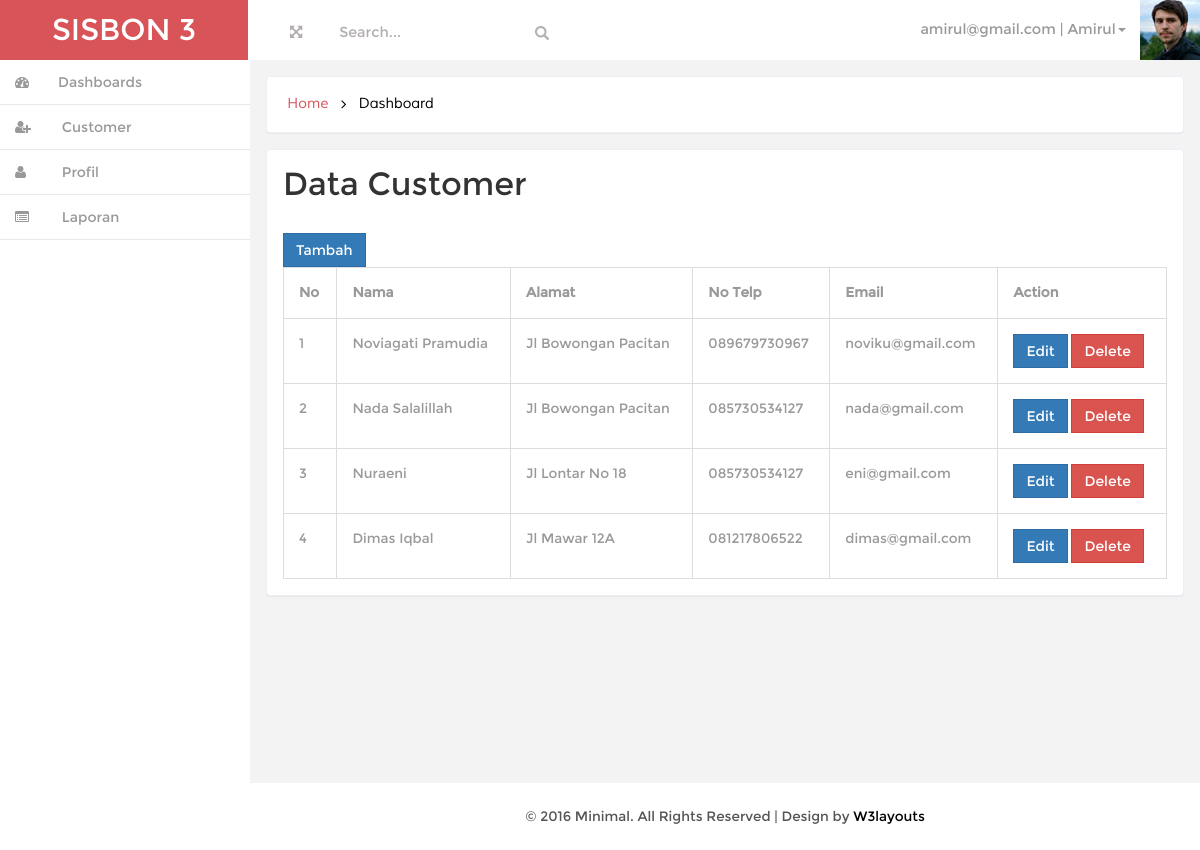
Screenshot of /index.php?page=customer (signed in) with the database file from the repository.
### tables this page shows
CREATE TABLE IF NOT EXISTS `tbpegawai` (
  `id_pegawai` int(11) NOT NULL AUTO_INCREMENT,
  `nama` varchar(100) NOT NULL,
  `tgl_lahir` date NOT NULL,
  `no_telp` varchar(20) NOT NULL,
  `alamat` text NOT NULL,
  `tgl_masuk` date NOT NULL,
  `email` varchar(50) NOT NULL,
  `password` varchar(50) NOT NULL,
  PRIMARY KEY (`id_pegawai`)
);

CREATE TABLE IF NOT EXISTS `tbcustomer` (
  `id_customer` int(11) NOT NULL AUTO_INCREMENT,
  `id_pegawai` int(11) NOT NULL,
  `nama` varchar(100) NOT NULL,
  `no_telp` varchar(20) NOT NULL,
  `alamat` text NOT NULL,
  `email` varchar(50) NOT NULL,
  `password` varchar(50) NOT NULL,
  `tgl_input` date NOT NULL,
  `bulan` varchar(20) NOT NULL,
  `tahun` varchar(5) NOT NULL,
  PRIMARY KEY (`id_customer`)
);

### class/User.php (called while the page is built, shortened)
<?php
class User
{
    private $pegawai;
    public function __construct(){
        $admin = new Admin();
        $pegawai = new Pegawai();
        $this->pegawai = $pegawai;
        $customer = new Customer();
        if(isset($_SESSION['user_session']))
        {
            if($_SESSION['user_level']=='admin')
            {
                $this->getIdentitasAdmin();
            }
            elseif($_SESSION['user_level']=='pegawai')
            {
                $this->getIdentitasPegawai();
            }
            else
            {
                $this->getIdentitasCustomer();
            }
        }
    }
    public function getIdentitasPegawai()
    {
        $d = $this->pegawai->getById($_SESSION['user_session']);
        $this->nama_user = $d['nama'];
        $this->email_user = $d['email'];
    }
}

### class/Pegawai.php (called while the page is built, shortened)
<?php
class Pegawai implements BaseData
{
    private $conn;
    public function __construct()
    {
        $database = new Koneksi();
        $db = $database->dbKoneksi();
        $this->conn = $db;
    }
    public function getById($id)
    {
       try
       {
           $stmt = $this->conn->prepare("SELECT * FROM tbpegawai WHERE id_pegawai=$id");
           $stmt->execute();
           $rowPegawai = $stmt->fetch(PDO::FETCH_ASSOC);
           return $rowPegawai;
       }
       catch(PDOException $e)
       {
           echo $e->getMessage();
       }
    }
}

### session.php (called while the page is built, shortened)
<?php
$user = new User();

### class/Customer.php (called while the page is built, shortened)
<?php
class Customer implements BaseData
{
    private $conn;
    public function __construct()
    {
        $database = new Koneksi();
        $db = $database->dbKoneksi();
        $this->conn = $db;
    }
    public function getAllByIdPegawai($id)
    {
        try
        {
            $stmt = $this->conn->prepare("SELECT * FROM tbcustomer WHERE id_pegawai=$id");
            $stmt->execute();
            $rowCustomer = $stmt->fetchAll(PDO::FETCH_ASSOC);
            return $rowCustomer;
        }
        catch(PDOException $e)
        {
            echo $e->getMessage();
        }
    }
}

### page/customer.php (the view, shortened to what this page needs)
<?php
$model = new Customer();
?>
<h3 class="head-top">Data Customer</h3>
<a href="?page=customer_edit" class="btn btn-primary"> Tambah</a>
<table class="table table-bordered table-responsive">
    <tr>
        <th>No</th>
        <th>Nama</th>
        <th>Alamat</th>
        <th>No Telp</th>
        <th>Email</th>
        <th>Action</th>
    </tr>
    <?php
    $no=1;
    foreach($model->getAllByIdPegawai($_SESSION['user_session']) as $data){
        ?>
        <tr>
            <td><?=$no++?></td>
            <td><?=$data['nama']?></td>
            <td><?=$data['alamat']?></td>
            <td><?=$data['no_telp']?></td>
            <td><?=$data['email']?></td>
            <td>
                <a href="?page=customer_edit&id=<?=$data['id_customer']?>" class="btn btn-primary">Edit</a>
                <button id="<?=$data['id_customer']?>" class="btn btn-danger btn-del">Delete</button>
            </td>
        </tr>
    <?php } ?>
</table>

### index.php (shortened to what this page needs)
<?php
require_once("session.php");
?>
<!DOCTYPE HTML>
<html>
<head>
<link href="css/bootstrap.min.css" rel='stylesheet' type='text/css' />
<link href="css/style.css" rel='stylesheet' type='text/css' />
<link href="css/font-awesome.css" rel="stylesheet">
<link href="css/custom.css" rel="stylesheet">
</head>
<body>
<div id="wrapper">
        <nav class="navbar-default navbar-static-top" role="navigation">
             <div class="navbar-header">
               <h1> <a class="navbar-brand" href="index.php">SISBON <?=SISBON_LEVEL_USER_CUSTOMER?></a></h1>
			   </div>
			 <div class=" border-bottom">
        	<div class="full-left">
        	  <section class="full-top">
				<button id="toggle"><i class="fa fa-arrows-alt"></i></button>
			</section>
			<form class=" navbar-left-right">
              <input type="text"  value="Search..." onfocus="this.value = '';" onblur="if (this.value == '') {this.value = 'Search...';}">
              <input type="submit" value="" class="fa fa-search">
            </form>
            <div class="clearfix"> </div>
           </div>
		    <div class="drop-men" >
		        <ul class=" nav_1">
					<li class="dropdown">
		              <a href="#" class="dropdown-toggle dropdown-at" data-toggle="dropdown"><span class=" name-caret"><?=$user->email_user?> | <?=$user->nama_user?><i class="caret"></i></span><img src="images/wo.jpg"></a>
		            </li>
		        </ul>
		     </div>
			<div class="clearfix">
     </div>
		    <div class="navbar-default sidebar" role="navigation">
                <div class="sidebar-nav navbar-collapse">
                <ul class="nav" id="side-menu">
					<?php include "sidemenu.php" ?>
                </ul>
            </div>
			</div>
        </nav>
        <div id="page-wrapper" class="gray-bg dashbard-1">
       <div class="content-main">
		    <div class="banner">
				<h2>
				<a href="index.html">Home</a>
				<i class="fa fa-angle-right"></i>
				<span>Dashboard</span>
				</h2>
		    </div>
		   <div class="blank">
			   <div class="blank-page">
					<?php
					if(isset($_GET['page']) AND file_exists('page/'.$_GET['page'].'.php')){include "page/".$_GET['page'].'.php';} else {include "page/home.php";}
					?>
			   </div>
		   </div>
<div class="copy">
            <p> &copy; 2016 Minimal. All Rights Reserved | Design by <a href="#" target="_blank">W3layouts</a> </p>
	    </div>
		</div>
       </div>
     </div>
</body>
</html>

### css/style.css (style rules this page uses)
h4, h5, h6, h1, h2, h3 { margin: 0; }
ul, ol { margin: 0;padding: 0; }
p { margin: 0; }
html, body { font-family:'Montserrat-Regular'; font-size: 100%; background:#F3F3F4; overflow-x: hidden; }
body a { transition:0.5s all; -webkit-transition:0.5s all; -moz-transition:0.5s all; -o-transition:0.5s all; -ms-transition:0.5s all; }
div#wrapper { background-color: #fff; }
.navbar-default.sidebar { background-color: #fff; }
h1 a.navbar-brand { color: #fff !important; font-size: 30px; font-weight: 500; padding: 20px 0px; background: #d95459; text-align: center; width:248px; height: 60px; }
@media (min-width: 768px) { #page-wrapper { position: inherit; margin: 0 0 0 240px; min-height: 1000px; } }
a.dropdown-toggle.dropdown-at { border-bottom: none; }
.content-main { background-color: #F3F3F4; padding-top: 1em; }
.full-top { float:left; }
.navbar-left-right { float: left; margin-left: 6%; }
.border-bottom { background-color: #fff; }
.full-left { float: left; width: 40%; margin-left: 3%; margin-top: 1.3em; }
.full-left button { background: none; border: none; outline: none; color: #B3AEAE; font-size: 0.9em; }
.navbar-left-right input[type="text"] { background: none; border: none; outline: none; color:#B3AEAE; font-size: 0.9em; }
.navbar-left-right input[type="submit"] { background: url(../images/search.png) 0px 2px no-repeat; width:16px; height:16px; border: none; outline: none; color:#B3AEAE; font-size: 0.9em; }
.drop-men { float: right; }
.dropdown-at { padding: 0 !important; position: relative; color: #999; font-size: 0.9em; text-decoration: none ; }
.dropdown-at img { margin: 0 0em 0 1em; }
.dropdown, .dropup { display: inline-block; padding:0; }
.banner { background: #fff; display: block; margin: 0em 1em ; padding:1em; border: 1px solid #ebeff6; border-color: #ebeff6; border-radius: 4px; -webkit-border-radius: 4px; -o-border-radius: 4px; -moz-border-radius: 4px; -ms-border-radius: 4px; -webkit-box-shadow: 0 1px 1px rgba(0,0,0,.05); box-shadow: 0 1px 1px rgba(0,0,0,.05); }
.banner h2 { font-size:0.9em; }
.banner h2 a { color:#D95459; text-decoration:none; font-family: 'Muli-Regular'; padding:0.3em ; }
.banner h2 span { color:#000; font-family: 'Muli-Regular'; padding:0.3em ; }
.banner h2 i { color:#000; vertical-align:middle; padding:0.3em ; }
.blank { padding: 1em; min-height: 650px; }
.blank-page { padding: 1em; background: #fff; border: 1px solid #ebeff6; border-radius: 4px; -webkit-border-radius: 4px; -o-border-radius: 4px; -moz-border-radius: 4px; -ms-border-radius: 4px; -webkit-box-shadow: 0 1px 1px rgba(0,0,0,.05); box-shadow: 0 1px 1px rgba(0,0,0,.05); }
.btn { border-radius: 0px; outline: none; }
h3.head-top { font-size:2em; margin-bottom:1em; }
.table td, .table>tbody>tr>td, .table>tbody>tr>th, .table>tfoot>tr>td, .table>tfoot>tr>th, .table>thead>tr>td, .table>thead>tr>th { padding: 15px !important; font-size: 0.85em; color: #999; border-top: none !important; }
.table { margin-bottom: 0; }
.copy { background:#fff; text-align:center; padding:1.5em 0; }
.copy p, .copy-right p { font-size:0.85em; color:#555; }
.copy p a, .copy-right p a { color:#000; }

### css/custom.css (style rules this page uses)
#wrapper { width: 100%; }
#page-wrapper { min-height: 568px; }
@media (min-width:768px) { #page-wrapper { position: inherit; margin: 0 0 0 250px; } }
.sidebar .sidebar-nav.navbar-collapse { padding-right: 0; padding-left: 0; }
@media (min-width:768px) { .sidebar { z-index: 1; position: absolute; width: 250px; } }

### rows the page displays
tbpegawai: email "amirul@gmail.com", nama "Amirul"
tbcustomer: nama "Noviagati Pramudia", alamat "Jl Bowongan Pacitan", no_telp "089679730967", email "noviku@gmail.com"
tbcustomer: nama "Nada Salalillah", alamat "Jl Bowongan Pacitan", no_telp "085730534127", email "nada@gmail.com"
tbcustomer: nama "Nuraeni", alamat "Jl Lontar No 18", no_telp "085730534127", email "eni@gmail.com"
tbcustomer: nama "Dimas Iqbal", alamat "Jl Mawar 12A", no_telp "081217806522", email "dimas@gmail.com"

### other values shown
SISBON_LEVEL_USER_CUSTOMER "3"
